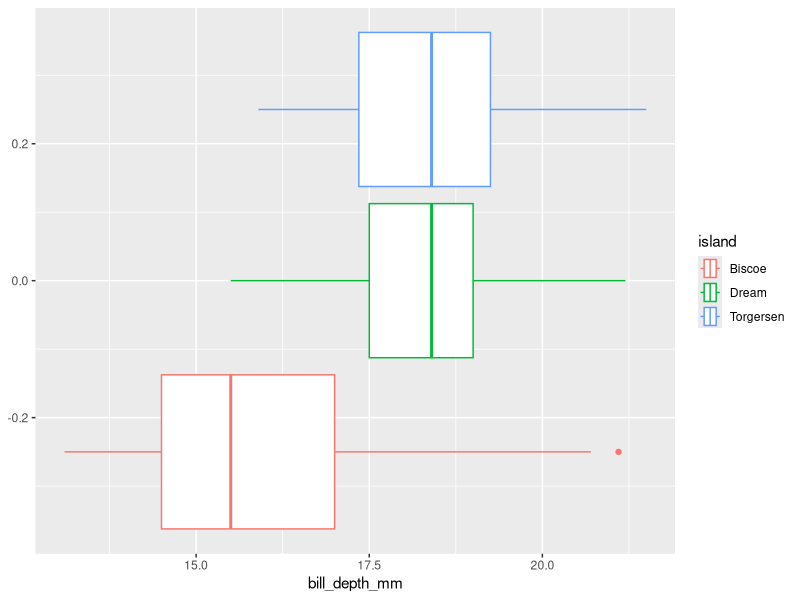
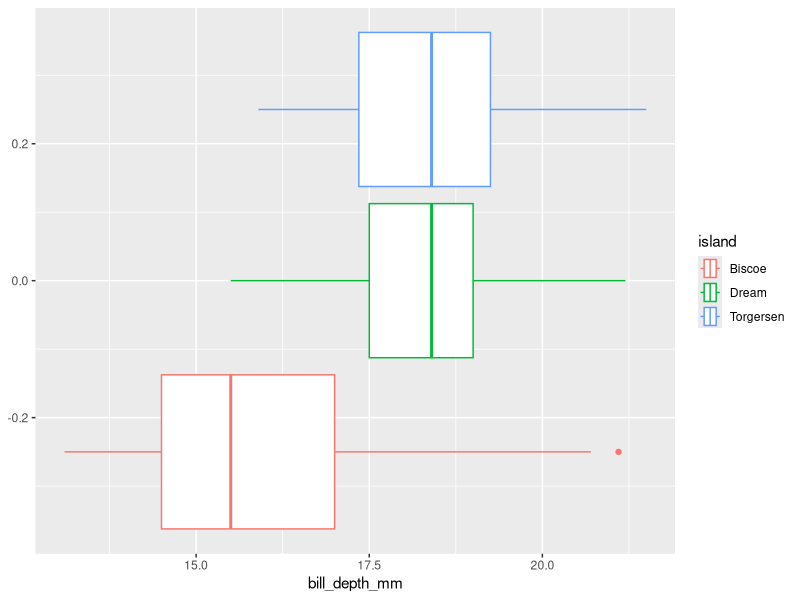
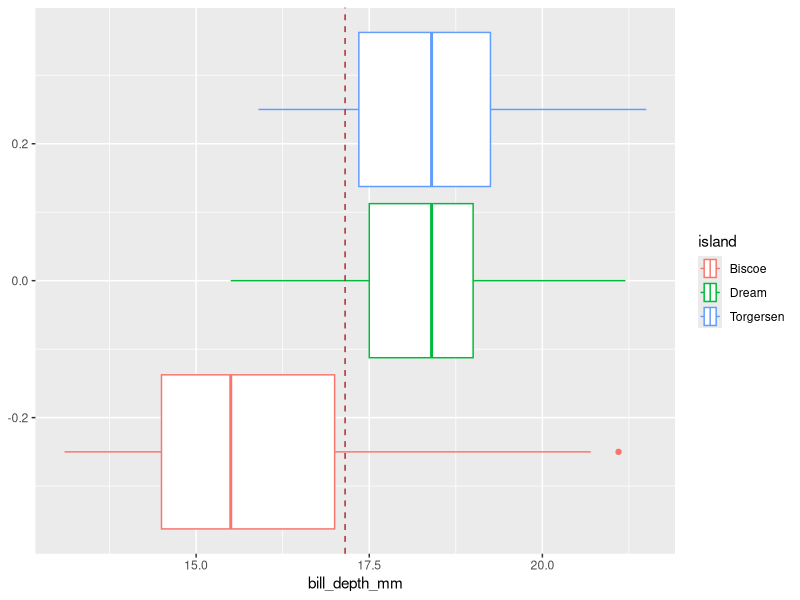
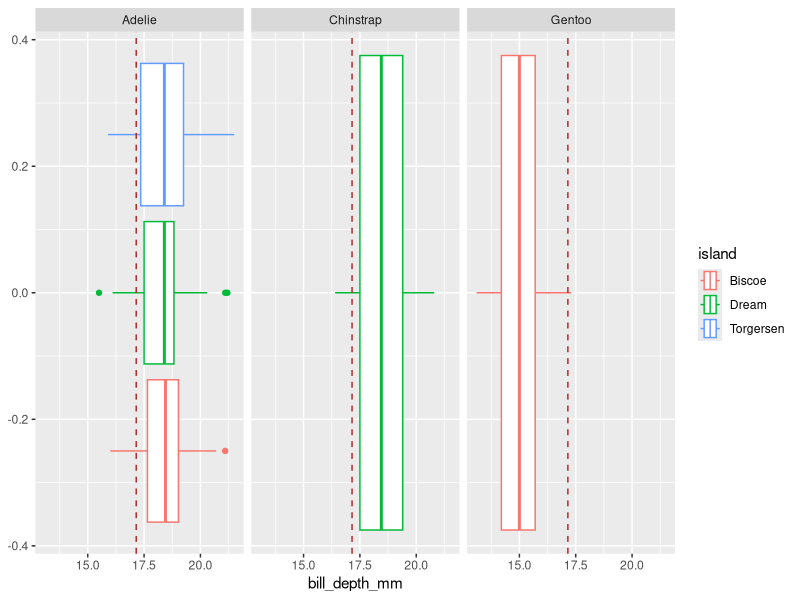
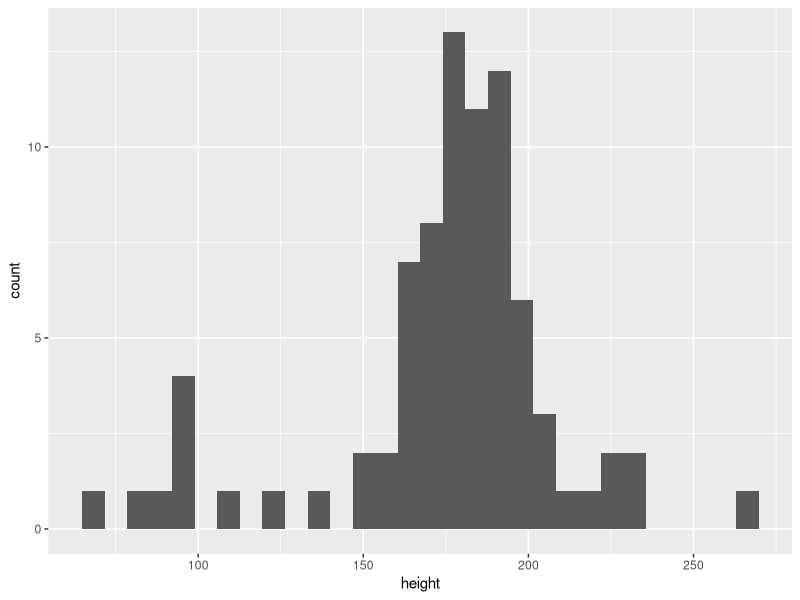
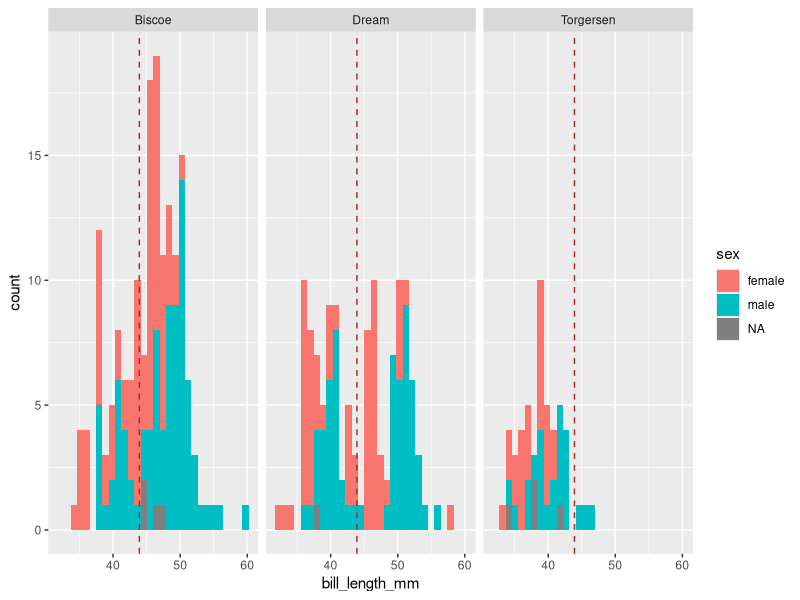

The R source for these figures, in order:
## ---- chunk 1

#install.packages("palmerpenguins")
library(palmerpenguins)
library(tidyverse)
## ---- chunk 2
# Putting inside of summarize is helpful
penguins |> 
  summarize(
    body_mass = mean( body_mass_g, na.rm=TRUE)
)
## ---- chunk 3
# But not necessary

mean(penguins$body_mass_g, na.rm = TRUE)
## ---- chunk 4
# Putting inside of summarize is helpful
penguins |> 
  summarize(
    body_mass = median( flipper_length_mm, na.rm=TRUE)
)
## ---- chunk 5
#| echo: False
penguins |>
  ggplot(aes(x = bill_depth_mm, color = island))+
  geom_boxplot()

## ---- chunk 6

## boxplot for bill depth, separated by island.

penguins |>
  ggplot(aes(x = bill_depth_mm, color = island))+
  geom_boxplot()
## ---- chunk 7
# Adding a brown line to show the mean billdepth. 

mean_bill_depth = mean(penguins$bill_depth_mm, na.rm = TRUE)

penguins |>
  ggplot(aes(x = bill_depth_mm, color = island))+
  geom_boxplot()+
  geom_vline(
    xintercept = mean_bill_depth,
    color="brown",
    linetype="dashed")
  

## ---- chunk 8
# In the code below I am faceting by species

penguins |>
  ggplot(aes(x = bill_depth_mm, color = island))+
  geom_boxplot()+
  geom_vline(
    xintercept = mean(
      penguins$bill_depth_mm, na.rm = TRUE),
    color="brown",
    linetype="dashed")+
  facet_grid(~species)
## ---- chunk 9
starwars |>
  ggplot(aes(x= height )) +
  geom_histogram()
## ---- chunk 10
mean_bill_len = mean(penguins$bill_length_mm, na.rm = TRUE)

penguins |>
  ggplot(aes(x = bill_length_mm, fill = sex))+
  geom_histogram()+
  geom_vline(
    xintercept = mean_bill_len,
    color="brown",
    linetype="dashed")+
  facet_grid(~island)
